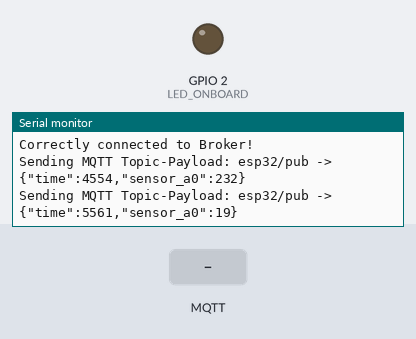
The program below on a simulated ESP32. On the bench: output pins drawn as LEDs (lit = HIGH), the last lines printed to the serial monitor. The test bench sets the inputs (shaded band). WiFi joins after 1.5 s; servers stay silent unless stated; random numbers use the default seed unless the program sets one; no MQTT or app messages arrive unless stated.

Above: at 5.7 s.
5.8 s: MQTT message "1" arrives on the first subscribed topic
At 7.4 s:
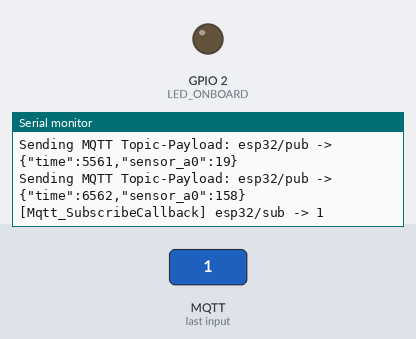
8.0 s: MQTT message "on" arrives on the first subscribed topic
At 9.4 s:
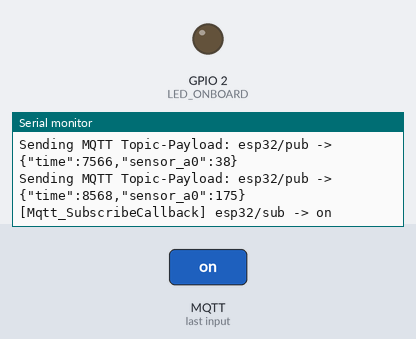
10.0 s: MQTT message "off" arrives on the first subscribed topic
At 11.4 s:
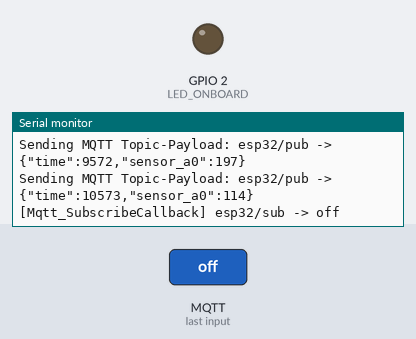
Timing chart, 0 to 13.0 s (numbered marks = the images above; inputs shaded):
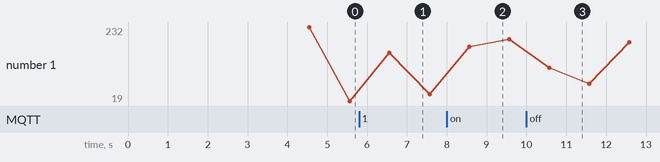

The program:

main.cpp
```cpp
/*==================[ file header ]==========================================*/
// File:    main.cpp
// Author:  Agustin Bassi (https://github.com/agustinBassi)
// Licence: GPLV3+
// Version: 1.0.0
// Date:    December 2020
/*==================[inclusions]=============================================*/

#include "secrets.h"
#include <WiFiClientSecure.h>
#include <MQTTClient.h>
#include <ArduinoJson.h>
#include "WiFi.h"

/*==================[macros and definitions]=================================*/

// APPLICATION SETTINGS
#define LED_ONBOARD                 2
#define BUTTON_ONBOARD              0
#define INIT_DELAY                  3000
#define LOOP_DELAY                  1000
#define SERIAL_BAURDATE             115200
#define WIFI_CONNECTION_DELAY       500
#define MQTT_RETRY_CONNECTION_DELAY 100
#define BLINK_TIME                  100
#define DEFAULT_PUBLISH_TIME        5000
#define MIN_PUBLISH_TIME            1000
#define MAX_PUBLISH_TIME            30000
#define DEFAULT_TEMPERATURE_VALUE   25
#define DEFAULT_HUMIDITY_VALUE      50
#define MQTT_BUFFER_SIZE            256
// MQTT TOPICS
#define AWS_IOT_PUBLISH_TOPIC       "esp32/pub"
#define AWS_IOT_SUBSCRIBE_TOPIC     "esp32/sub"

/*==================[internal data declaration]==============================*/

WiFiClientSecure WiFiSecureClient = WiFiClientSecure();
MQTTClient MqttClient = MQTTClient(MQTT_BUFFER_SIZE);

/*==================[internal functions declaration]=========================*/

void Gpio_BlinkLed              (uint8_t led, uint32_t milliseconds);
void Wifi_EstablishConnection   (void);
void Wifi_SetSecureCertificates (void);
void Mqtt_ConnectToBroker       (void);
void Mqtt_PublishTopic          (const char topic[], const char payload[]);
void Mqtt_SubscribeCallback     (String &topic, String &payload);
void App_Init                   (void);
void App_PublishStatus          (void);
void App_Loop                   (void);

/*==================[external data definition]===============================*/

/*==================[internal functions definition]==========================*/

void Gpio_BlinkLed(uint8_t led, uint32_t milliseconds){
    // Blink on board led when topic is sended
    digitalWrite(led, true);
    delay(milliseconds);
    digitalWrite(led, false);
}

void Wifi_EstablishConnection(){
    // Print network SSID
    Serial.println();
    Serial.print("Connecting to ");
    Serial.print(WIFI_SSID);
    // Try to connect
    WiFi.mode(WIFI_STA);
    WiFi.begin(WIFI_SSID, WIFI_PASS);
    // Wait until connection is established
    while (WiFi.status() != WL_CONNECTED) {
        delay(WIFI_CONNECTION_DELAY);
        Serial.print(".");
    }
    // Report IP address
    Serial.println("\n\rWiFi connected");
    Serial.print("IP address: ");
    Serial.println(WiFi.localIP());
}

void Wifi_SetSecureCertificates(){
    // Configure WiFiClientSecure to use the AWS IoT device credentials
    WiFiSecureClient.setCACert(AWS_CERT_CA);
    WiFiSecureClient.setCertificate(AWS_CERT_CRT);
    WiFiSecureClient.setPrivateKey(AWS_CERT_PRIVATE);
}

void Mqtt_ConnectToBroker(){
    // Connect to the MQTT broker on the AWS endpoint we defined earlier
    MqttClient.begin(AWS_IOT_ENDPOINT, 8883, WiFiSecureClient);
    // Create a message handler
    MqttClient.onMessage(Mqtt_SubscribeCallback);
    Serial.print("Attempting MQTT connection...");
    while (!MqttClient.connect(THINGNAME)){
        Serial.print(".");
        Gpio_BlinkLed(LED_ONBOARD, 100);
        delay(MQTT_RETRY_CONNECTION_DELAY);
    }
    if (!MqttClient.connected()){
        Serial.println("\n\rAWS IoT Timeout!");
        return;
    }
    // Subscribe to topic
    MqttClient.subscribe(AWS_IOT_SUBSCRIBE_TOPIC);
    Serial.print("\n\rSubscribed to topic: ");
    Serial.println(AWS_IOT_SUBSCRIBE_TOPIC);
    Serial.println("Correctly connected to Broker!");
}

void Mqtt_PublishTopic(const char topic[], const char payload[]){
    // Print in console the topic-payload that will be sent
    Serial.print("Sending MQTT Topic-Payload: ");
    Serial.print(topic);
    Serial.print(" -> ");
    Serial.println(payload);
    // Publish message
    MqttClient.publish(topic, payload);
}

void Mqtt_SubscribeCallback(String &topic, String &payload){
    Serial.println("[Mqtt_SubscribeCallback] " + topic + " -> " + payload);
}

void App_Init(){
    // wait a moment before start
    delay(INIT_DELAY);
    // Configure serial port at 115200 baudrios
    Serial.begin(SERIAL_BAURDATE);
    // Configure pins of buttons and leds
    pinMode(LED_ONBOARD, OUTPUT);
    pinMode(BUTTON_ONBOARD, INPUT);
    // print to console Init message
    Serial.println("Welcome to AWS Connection MQTT device!");
    // Connect to WiFi
    Wifi_EstablishConnection();
    // Configure WiFiClientSecure to use the AWS IoT device credentials
    Wifi_SetSecureCertificates();
    // Establish a connection to the broker
    Mqtt_ConnectToBroker();
    // Leave built in led on
    digitalWrite(LED_ONBOARD, false);
}

void App_PublishStatus(){
    StaticJsonDocument<200> doc;
    doc["time"] = millis();
    doc["sensor_a0"] = random(0, 255);
    char jsonBuffer[512];
    serializeJson(doc, jsonBuffer);
    Mqtt_PublishTopic(AWS_IOT_PUBLISH_TOPIC, jsonBuffer);
}

void App_Loop(){
    App_PublishStatus();
    MqttClient.loop();
    delay(LOOP_DELAY);
}

/*==================[external functions definition]==========================*/

void setup(){
    App_Init();
}

void loop(){
    App_Loop();
}

/*==================[end of file]============================================*/
```

secrets.h
```cpp
#include <pgmspace.h>

#define SECRET
#define THINGNAME ""

const char WIFI_SSID[]          = "";
const char WIFI_PASS[]          = "";
const char AWS_IOT_ENDPOINT[]   = "";

// Amazon Root CA 1
static const char AWS_CERT_CA[] PROGMEM = R"EOF(
-----BEGIN CERTIFICATE-----
-----END CERTIFICATE-----
)EOF";

// Device Certificate
static const char AWS_CERT_CRT[] PROGMEM = R"KEY(
-----BEGIN CERTIFICATE-----
-----END CERTIFICATE-----
)KEY";

// Device Private Key
static const char AWS_CERT_PRIVATE[] PROGMEM = R"KEY(
-----BEGIN RSA PRIVATE KEY-----
-----END RSA PRIVATE KEY-----
)KEY";
```

Measured:
- after the input at 5.8 s, the serial monitor: prints a new line after 0.76 s (image 1)
- after the input at 8.0 s, the serial monitor: prints a new line after 0.57 s (image 2)
- after the input at 10.0 s, the serial monitor: prints a new line after 0.58 s (image 3)
